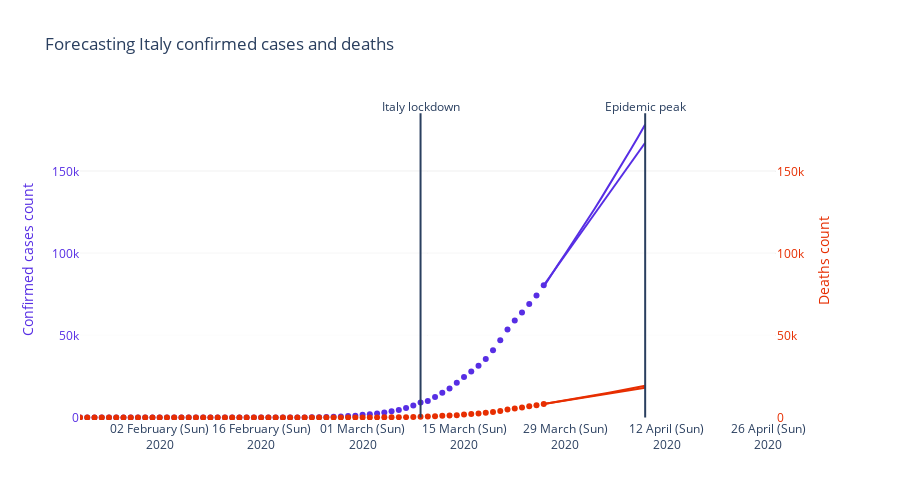

The cell this chart's notebook holds for it:
### Code cell
### Italy
italy_lockdown_date = datetime.datetime.strptime("2020-03-09 00:00:00", "%Y-%m-%d %H:%M:%S")
italy_epidemic_putative_peak = italy_lockdown_date + timedelta(days=days_between_lockdown_and_epidemic_peak)
forecast_period = (italy_epidemic_putative_peak - italy_confirmed_cases.columns[-2]).days

## Confirmed cases forecasting
fig = make_subplots(specs=[[{"secondary_y": True}]])
fig.add_trace(
    go.Scatter(
        x=italy_confirmed_cases.columns[:-1],
        y=italy_confirmed_cases.values[0][:-1],
        name="Data",
        mode="markers",
        marker={"color": "rgb(87, 46, 228)"}
    ),
    secondary_y=False
)

# Autoregressive Integrated Moving Average (ARIMA)
x = italy_confirmed_cases.columns[:-1]
y = italy_confirmed_cases[x].astype("float32")
x_new = [italy_confirmed_cases.columns[-2] + timedelta(days=i) for i in range(0, forecast_period + 1)]

model = ARIMA(y.T.asfreq("D"), order=(1, 2, 0))
model_fit = model.fit(disp=False)
arima_model = model_fit.predict(x[-1], x_new[-1], typ='levels')

fig.add_trace(
    go.Scatter(
        x=x_new,
        y=arima_model,
        name="ARIMA",
        mode="lines",
        marker={"color": "rgb(87, 46, 228)"}
    ),
    secondary_y=False
)

# Linear
y = italy_confirmed_cases.values[0][:-1]
a = y[-1] - y[-2]
b = y[-1]
y_new = [a*x + b for x in np.arange(len(x_new))]

fig.add_trace(
    go.Scatter(
        x=x_new,
        y=y_new,
        name="Linear",
        mode="lines",
        marker={"color": "rgb(87, 46, 228)"}
    ),
    secondary_y=False
)

max_cases = max([max(arima_model), max(y_new)])

## Deceased
fig.add_trace(
    go.Scatter(
        x=italy_deceased.columns[:-1],
        y=italy_deceased.values[0][:-1],
        name="Data",
        mode="markers",
        marker={"color": "rgb(231, 46, 1)"}
    ),
    secondary_y=True
)

# Autoregressive Integrated Moving Average (ARIMA)
x = italy_deceased.columns[:-1]
y = italy_deceased[x].astype("float32")

model = ARIMA(y.T.asfreq("D"), order=(1, 2, 0))
model_fit = model.fit(disp=False)
arima_model = model_fit.predict(x[-1], x_new[-1], typ='levels')

fig.add_trace(
    go.Scatter(
        x=x_new,
        y=arima_model,
        name="ARIMA",
        mode="lines",
        marker={"color": "rgb(231, 46, 1)"}
    ),
    secondary_y=True
)

# Linear
y = italy_deceased.values[0][:-1]
a = y[-1] - y[-2]
b = y[-1]
y_new = [a*x + b for x in np.arange(len(x_new))]

fig.add_trace(
    go.Scatter(
        x=x_new,
        y=y_new,
        name="Linear",
        mode="lines",
        marker={"color": "rgb(231, 46, 1)"}
    ),
    secondary_y=True
)

fig.add_shape(
    {
        "x0": italy_lockdown_date,
        "x1": italy_lockdown_date,
        "y0": 0,
        "y1": max_cases + 7000
    }
)
fig.add_shape(
    {
        "x0": italy_epidemic_putative_peak,
        "x1": italy_epidemic_putative_peak,
        "y0": 0,
        "y1": max_cases + 7000
    }
)
fig.add_trace(
    go.Scatter(
        x=[italy_lockdown_date, 
           italy_epidemic_putative_peak],
        y=[max_cases + 10000,
           max_cases + 10000,
           max_cases + 10000],
        text=["Italy lockdown", 
            "Epidemic peak"],
        mode="text",    
        showlegend=False
    )
)

fig.update_layout(
    title="Forecasting Italy confirmed cases and deaths",
    xaxis={"range":(italy_confirmed_cases.columns[0], italy_confirmed_cases.columns[-1] + timedelta(days=days_between_lockdown_and_epidemic_peak))},
    yaxis={"range":(-1500, max_cases + 15000)},
    yaxis2={"range":(-1500, max_cases + 15000)},
    showlegend=False,
    height=500, 
    plot_bgcolor="rgb(255, 255, 255)",    
    xaxis_tickformat="%d %B (%a)<br>%Y",
)
fig.update_yaxes(title_text="Confirmed cases count", 
                 secondary_y=False,
                 color="rgb(87, 46, 228)",
                 gridcolor="rgb(200, 200, 200)", 
                 gridwidth=1)
fig.update_yaxes(title_text="Deaths count", 
                 secondary_y=True,
                 color="rgb(231, 46, 1)")
fig.show()

### Figure 1 — Plotly figure (JSON) as saved in the notebook; plotly's stock layout.template omitted (floating-point values rounded to 4 significant figures)
{"data": [{"marker": {"color": "rgb(87, 46, 228)"}, "mode": "markers", "name": "Data", "type": "scatter", "x": ["2020-01-22T00:00:00", "2020-01-23T00:00:00", "2020-01-24T00:00:00", "2020-01-25T00:00:00", "2020-01-26T00:00:00", "2020-01-27T00:00:00", "2020-01-28T00:00:00", "2020-01-29T00:00:00", "2020-01-30T00:00:00", "2020-01-31T00:00:00", "2020-02-01T00:00:00", "2020-02-02T00:00:00", "2020-02-03T00:00:00", "2020-02-04T00:00:00", "2020-02-05T00:00:00", "2020-02-06T00:00:00", "2020-02-07T00:00:00", "2020-02-08T00:00:00", "2020-02-09T00:00:00", "2020-02-10T00:00:00", "2020-02-11T00:00:00", "2020-02-12T00:00:00", "2020-02-13T00:00:00", "2020-02-14T00:00:00", "2020-02-15T00:00:00", "2020-02-16T00:00:00", "2020-02-17T00:00:00", "2020-02-18T00:00:00", "2020-02-19T00:00:00", "2020-02-20T00:00:00", "2020-02-21T00:00:00", "2020-02-22T00:00:00", "2020-02-23T00:00:00", "2020-02-24T00:00:00", "2020-02-25T00:00:00", "2020-02-26T00:00:00", "2020-02-27T00:00:00", "2020-02-28T00:00:00", "2020-02-29T00:00:00", "2020-03-01T00:00:00", "2020-03-02T00:00:00", "2020-03-03T00:00:00", "2020-03-04T00:00:00", "2020-03-05T00:00:00", "2020-03-06T00:00:00", "2020-03-07T00:00:00", "2020-03-08T00:00:00", "2020-03-09T00:00:00", "2020-03-10T00:00:00", "2020-03-11T00:00:00", "2020-03-12T00:00:00", "2020-03-13T00:00:00", "2020-03-14T00:00:00", "2020-03-15T00:00:00", "2020-03-16T00:00:00", "2020-03-17T00:00:00", "2020-03-18T00:00:00", "2020-03-19T00:00:00", "2020-03-20T00:00:00", "2020-03-21T00:00:00", "2020-03-22T00:00:00", "2020-03-23T00:00:00", "2020-03-24T00:00:00", "2020-03-25T00:00:00", "2020-03-26T00:00:00"], "xaxis": "x", "y": [0, 0, 0, 0, 0, 0, 0, 0, 0, 2, 2, 2, 2, 2, 2, 2, 3, 3, 3, 3, 3, 3, 3, 3, 3, 3, 3, 3, 3, 3, 20, 62, 155, 229, 322, 453, 655, 888, 1128, 1694, 2036, 2502, 3089, 3858, 4636, 5883, 7375, 9172, 10149, 12462, 15113, 17660, 21157, 24747, 27980, 31506, 35713, 41035, 47021, 53578, 59138, 63927, 69176, 74386, 80589], "yaxis": "y"}, {"marker": {"color": "rgb(87, 46, 228)"}, "mode": "lines", "name": "ARIMA", "type": "scatter", "x": ["2020-03-26T00:00:00", "2020-03-27T00:00:00", "2020-03-28T00:00:00", "2020-03-29T00:00:00", "2020-03-30T00:00:00", "2020-03-31T00:00:00", "2020-04-01T00:00:00", "2020-04-02T00:00:00", "2020-04-03T00:00:00", "2020-04-04T00:00:00", "2020-04-05T00:00:00", "2020-04-06T00:00:00", "2020-04-07T00:00:00", "2020-04-08T00:00:00", "2020-04-09T00:00:00"], "xaxis": "x", "y": [79690.0, 86930.0, 93380.0, 99930.0, 106600.0, 113300.0, 120200.0, 127100.0, 134100.0, 141300.0, 148500.0, 155900.0, 163300.0, 170800.0, 178500.0], "yaxis": "y"}, {"marker": {"color": "rgb(87, 46, 228)"}, "mode": "lines", "name": "Linear", "type": "scatter", "x": ["2020-03-26T00:00:00", "2020-03-27T00:00:00", "2020-03-28T00:00:00", "2020-03-29T00:00:00", "2020-03-30T00:00:00", "2020-03-31T00:00:00", "2020-04-01T00:00:00", "2020-04-02T00:00:00", "2020-04-03T00:00:00", "2020-04-04T00:00:00", "2020-04-05T00:00:00", "2020-04-06T00:00:00", "2020-04-07T00:00:00", "2020-04-08T00:00:00", "2020-04-09T00:00:00"], "xaxis": "x", "y": [80589, 86792, 92995, 99198, 105401, 111604, 117807, 124010, 130213, 136416, 142619, 148822, 155025, 161228, 167431], "yaxis": "y"}, {"marker": {"color": "rgb(231, 46, 1)"}, "mode": "markers", "name": "Data", "type": "scatter", "x": ["2020-01-22T00:00:00", "2020-01-23T00:00:00", "2020-01-24T00:00:00", "2020-01-25T00:00:00", "2020-01-26T00:00:00", "2020-01-27T00:00:00", "2020-01-28T00:00:00", "2020-01-29T00:00:00", "2020-01-30T00:00:00", "2020-01-31T00:00:00", "2020-02-01T00:00:00", "2020-02-02T00:00:00", "2020-02-03T00:00:00", "2020-02-04T00:00:00", "2020-02-05T00:00:00", "2020-02-06T00:00:00", "2020-02-07T00:00:00", "2020-02-08T00:00:00", "2020-02-09T00:00:00", "2020-02-10T00:00:00", "2020-02-11T00:00:00", "2020-02-12T00:00:00", "2020-02-13T00:00:00", "2020-02-14T00:00:00", "2020-02-15T00:00:00", "2020-02-16T00:00:00", "2020-02-17T00:00:00", "2020-02-18T00:00:00", "2020-02-19T00:00:00", "2020-02-20T00:00:00", "2020-02-21T00:00:00", "2020-02-22T00:00:00", "2020-02-23T00:00:00", "2020-02-24T00:00:00", "2020-02-25T00:00:00", "2020-02-26T00:00:00", "2020-02-27T00:00:00", "2020-02-28T00:00:00", "2020-02-29T00:00:00", "2020-03-01T00:00:00", "2020-03-02T00:00:00", "2020-03-03T00:00:00", "2020-03-04T00:00:00", "2020-03-05T00:00:00", "2020-03-06T00:00:00", "2020-03-07T00:00:00", "2020-03-08T00:00:00", "2020-03-09T00:00:00", "2020-03-10T00:00:00", "2020-03-11T00:00:00", "2020-03-12T00:00:00", "2020-03-13T00:00:00", "2020-03-14T00:00:00", "2020-03-15T00:00:00", "2020-03-16T00:00:00", "2020-03-17T00:00:00", "2020-03-18T00:00:00", "2020-03-19T00:00:00", "2020-03-20T00:00:00", "2020-03-21T00:00:00", "2020-03-22T00:00:00", "2020-03-23T00:00:00", "2020-03-24T00:00:00", "2020-03-25T00:00:00", "2020-03-26T00:00:00"], "xaxis": "x", "y": [0, 0, 0, 0, 0, 0, 0, 0, 0, 0, 0, 0, 0, 0, 0, 0, 0, 0, 0, 0, 0, 0, 0, 0, 0, 0, 0, 0, 0, 0, 1, 2, 3, 7, 10, 12, 17, 21, 29, 34, 52, 79, 107, 148, 197, 233, 366, 463, 631, 827, 1016, 1266, 1441, 1809, 2158, 2503, 2978, 3405, 4032, 4825, 5476, 6077, 6820, 7503, 8215], "yaxis": "y2"}, {"marker": {"color": "rgb(231, 46, 1)"}, "mode": "lines", "name": "ARIMA", "type": "scatter", "x": ["2020-03-26T00:00:00", "2020-03-27T00:00:00", "2020-03-28T00:00:00", "2020-03-29T00:00:00", "2020-03-30T00:00:00", "2020-03-31T00:00:00", "2020-04-01T00:00:00", "2020-04-02T00:00:00", "2020-04-03T00:00:00", "2020-04-04T00:00:00", "2020-04-05T00:00:00", "2020-04-06T00:00:00", "2020-04-07T00:00:00", "2020-04-08T00:00:00", "2020-04-09T00:00:00"], "xaxis": "x", "y": [8217.0, 8933.0, 9664.0, 10410.0, 11160.0, 11920.0, 12700.0, 13490.0, 14290.0, 15100.0, 15920.0, 16750.0, 17590.0, 18450.0, 19310.0], "yaxis": "y2"}, {"marker": {"color": "rgb(231, 46, 1)"}, "mode": "lines", "name": "Linear", "type": "scatter", "x": ["2020-03-26T00:00:00", "2020-03-27T00:00:00", "2020-03-28T00:00:00", "2020-03-29T00:00:00", "2020-03-30T00:00:00", "2020-03-31T00:00:00", "2020-04-01T00:00:00", "2020-04-02T00:00:00", "2020-04-03T00:00:00", "2020-04-04T00:00:00", "2020-04-05T00:00:00", "2020-04-06T00:00:00", "2020-04-07T00:00:00", "2020-04-08T00:00:00", "2020-04-09T00:00:00"], "xaxis": "x", "y": [8215, 8927, 9639, 10351, 11063, 11775, 12487, 13199, 13911, 14623, 15335, 16047, 16759, 17471, 18183], "yaxis": "y2"}, {"mode": "text", "showlegend": false, "text": ["Italy lockdown", "Epidemic peak"], "type": "scatter", "x": ["2020-03-09T00:00:00", "2020-04-09T00:00:00"], "y": [188500.0, 188500.0, 188500.0]}], "layout": {"height": 500, "plot_bgcolor": "rgb(255, 255, 255)", "shapes": [{"x0": "2020-03-09T00:00:00", "x1": "2020-03-09T00:00:00", "y0": 0, "y1": 185500.0}, {"x0": "2020-04-09T00:00:00", "x1": "2020-04-09T00:00:00", "y0": 0, "y1": 185500.0}], "showlegend": false, "title": {"text": "Forecasting Italy confirmed cases and deaths"}, "xaxis": {"anchor": "y", "domain": [0, 0.94], "range": ["2020-01-22T00:00:00", "2020-04-27T00:00:00"], "tickformat": "%d %B (%a)<br>%Y"}, "yaxis": {"anchor": "x", "color": "rgb(87, 46, 228)", "domain": [0, 1], "gridcolor": "rgb(200, 200, 200)", "gridwidth": 1, "range": [-1500, 193500.0], "title": {"text": "Confirmed cases count"}}, "yaxis2": {"anchor": "x", "color": "rgb(231, 46, 1)", "overlaying": "y", "range": [-1500, 193500.0], "side": "right", "title": {"text": "Deaths count"}}}}
